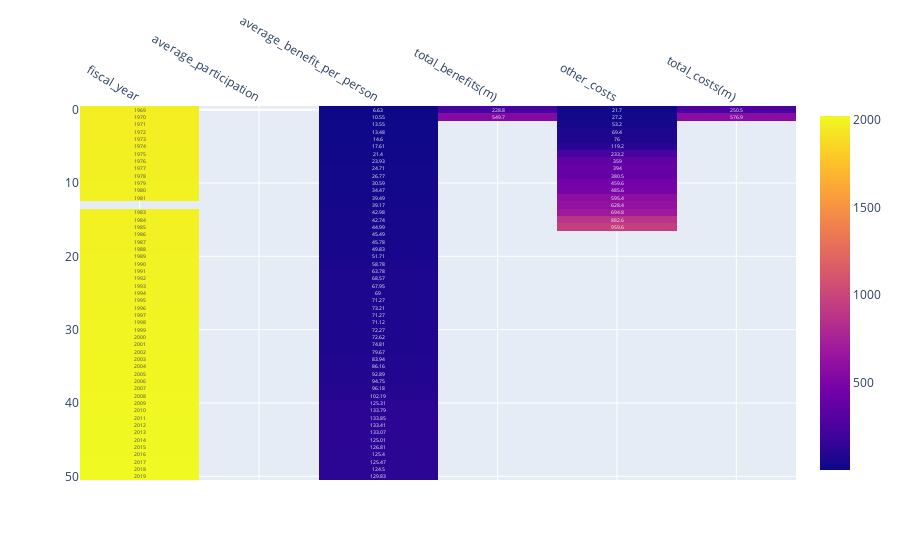

The notebook cell this image was saved under:
### Markdown cell above
### Task 5: Heatmap

Create a heatmap visualization. Return text in the heatmap and move the x axes to the top of the graph.

### Code cell
fig = px.imshow(data, text_auto=True)
fig.update_xaxes(side='top') # Moves x-axis titles to top
fig.show()

### Figure 1 — Plotly figure (JSON) as saved in the notebook; plotly's stock layout.template omitted (floating-point values rounded to 4 significant figures; data arrays with more than 128 entries replaced by an {"elided": "..."} marker saying what was removed)
{"data": [{"coloraxis": "coloraxis", "hovertemplate": "x: %{x}<br>y: %{y}<br>color: %{z}<extra></extra>", "name": "0", "texttemplate": "%{z}", "type": "heatmap", "x": ["fiscal_year", "average_participation", "average_benefit_per_person", "total_benefits(m)", "other_costs", "total_costs(m)"], "xaxis": "x", "y": [0, 1, 2, 3, 4, 5, 6, 7, 8, 9, 10, 11, 12, 13, 14, 15, 16, 17, 18, 19, 20, 21, 22, 23, 24, 25, 26, 27, 28, 29, 30, 31, 32, 33, 34, 35, 36, 37, 38, 39, 40, 41, 42, 43, 44, 45, 46, 47, 48, 49, 50], "yaxis": "y", "z": {"elided": "51x6 mixed values"}}], "layout": {"coloraxis": {"colorscale": [[0, "#0d0887"], [0.1111, "#46039f"], [0.2222, "#7201a8"], [0.3333, "#9c179e"], [0.4444, "#bd3786"], [0.5556, "#d8576b"], [0.6667, "#ed7953"], [0.7778, "#fb9f3a"], [0.8889, "#fdca26"], [1, "#f0f921"]]}, "margin": {"t": 60}, "xaxis": {"anchor": "y", "constrain": "domain", "domain": [0, 1], "scaleanchor": "y", "side": "top"}, "yaxis": {"anchor": "x", "autorange": "reversed", "constrain": "domain", "domain": [0, 1]}}}
